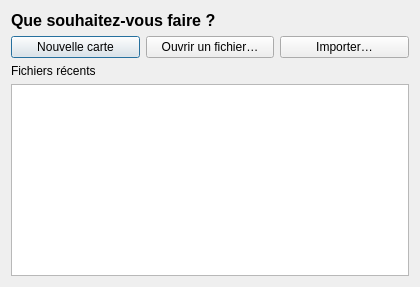
<?xml version="1.0" encoding="UTF-8"?>
<ui version="4.0">
 <class>StartDialog</class>
 <widget class="QDialog" name="StartDialog">
  <property name="minimumSize"><size><width>420</width><height>0</height></size></property>
  <property name="windowTitle"><string>MindMapPy</string></property>
  <layout class="QVBoxLayout" name="verticalLayout">
   <item>
    <widget class="QLabel" name="heading">
     <property name="styleSheet"><string notr="true">font-size:16px; font-weight:600;</string></property>
     <property name="text"><string>Que souhaitez-vous faire ?</string></property>
    </widget>
   </item>
   <item>
    <layout class="QHBoxLayout" name="buttonRow">
     <item>
      <widget class="QPushButton" name="new_btn">
       <property name="text"><string>Nouvelle carte</string></property>
       <property name="default"><bool>true</bool></property>
      </widget>
     </item>
     <item>
      <widget class="QPushButton" name="open_btn">
       <property name="text"><string>Ouvrir un fichier…</string></property>
      </widget>
     </item>
     <item>
      <widget class="QPushButton" name="import_btn">
       <property name="text"><string>Importer…</string></property>
      </widget>
     </item>
    </layout>
   </item>
   <item>
    <widget class="QLabel" name="recentLabel">
     <property name="text"><string>Fichiers récents</string></property>
    </widget>
   </item>
   <item>
    <widget class="QListWidget" name="recent"/>
   </item>
  </layout>
 </widget>
 <resources/>
 <connections/>
</ui>
